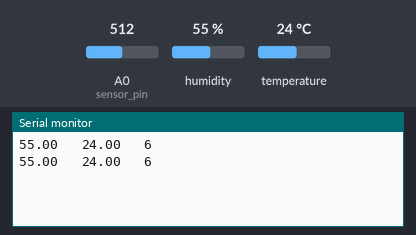
A sketch run on a simulated Arduino Uno, built with avr-gcc and run on an emulated ATmega328P. On the bench: the last lines printed to the serial monitor. The test bench sets the inputs (shaded band); at power-on: humidity 55 %, A0 (sensor_pin) = 512, temperature 24 °C.

Above: at 4.8 s.
4.9 s: humidity set to 22 %
At 6.7 s:
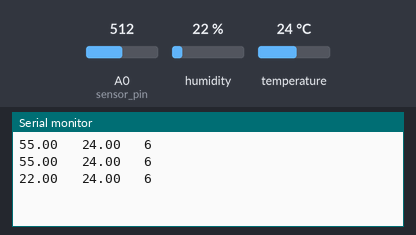
7.9 s: A0 (sensor_pin) set to 716
At 8.5 s:
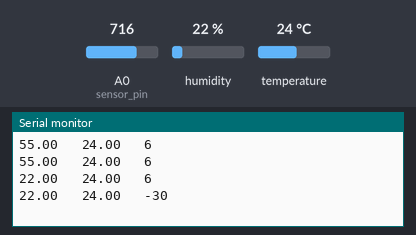
10.9 s: temperature set to 12 °C
At 13.2 s:
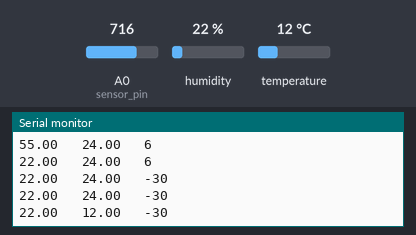
13.9 s: A0 (sensor_pin) set to 900
At 14.9 s:
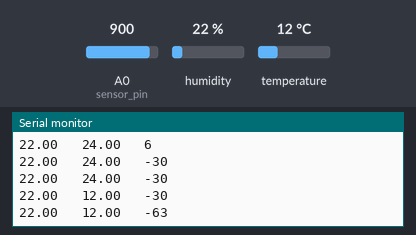
16.9 s: humidity set to 40 %
At 18.4 s:
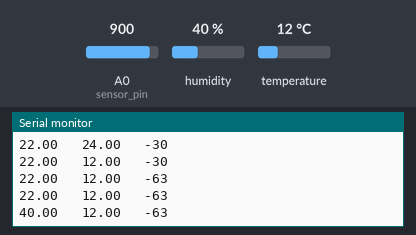
Timing chart, 0 to 19.9 s (numbered marks = the images above; inputs shaded):
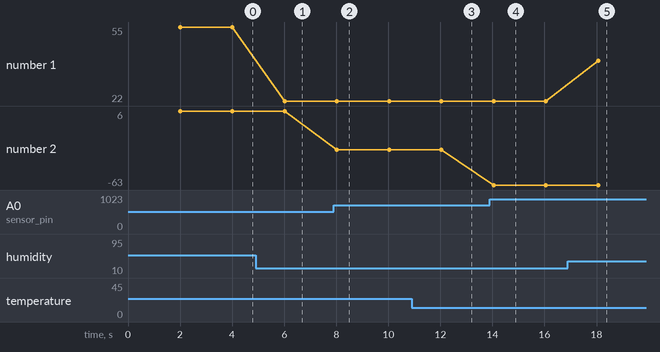

Measured:
- after the input at 4.9 s, the serial monitor: prints a new line after 1.1 s (image 1)
- after the input at 7.9 s, the serial monitor: prints a new line after 0.13 s (image 2)
- after the input at 10.9 s, the serial monitor: prints a new line after 1.1 s (image 3)
- after the input at 13.9 s, the serial monitor: prints a new line after 0.14 s (image 4)
- after the input at 16.9 s, the serial monitor: prints a new line after 1.2 s (image 5)
- plotted number 1: 55 → 22 after the input at 4.9 s, 22 → 40 after the input at 16.9 s
- plotted number 2: 6 → -30 after the input at 7.9 s, -30 → -63 after the input at 13.9 s

The sketch:

arduino_get_data.ino
```cpp
#include "DHT.h"
#define DHTPIN 7
#define DHTTYPE DHT22
DHT dht(DHTPIN, DHTTYPE);
int sensor_pin = A0;
int hs;

void setup() {
  Serial.begin(9600);
  dht.begin(); //start the temp reading
}

void loop() {
  //read the temperature and humidity
  delay(2000);
  float h = dht.readHumidity(); //read humidity
  float t = dht.readTemperature(); //read temperature (C)
  hs = analogRead(sensor_pin);
  hs = map(hs,550,0,0,100);
  // check if returns are valid
  if (isnan(t) || isnan(h) || isnan(hs)) {
    Serial.println("Failed to read from DHT or HS");
  } else {  //if it read correctly
    Serial.print(h);     //humidity
    Serial.print(" \t"); //tab
    Serial.print(t);   //temperature (C)
    Serial.print(" \t"); //tab
    Serial.println(hs);
    }
}
```
